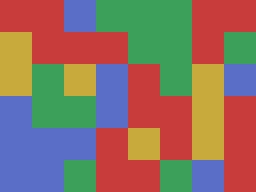

Tiled map render using the project's own tile images. Description and the whole map definition, tile-layer contents included, below:
An orthogonal 8x6 tile map with 32x32 px tiles, 1 tile layer (Ground).

<map version="1.10" tiledversion="1.11.0" orientation="orthogonal" renderorder="right-down" width="8" height="6" tilewidth="32" tileheight="32" infinite="0" nextlayerid="2" nextobjectid="1">
 <tileset firstgid="1" source="placeholder.tsx" />
 <layer id="1" name="Ground" width="8" height="6">
  <data encoding="csv">
1,1,3,2,2,2,1,1,
4,1,1,1,2,2,1,2,
4,2,4,3,1,2,4,3,
3,2,2,3,1,1,4,1,
3,3,3,1,4,1,4,1,
3,3,2,1,1,2,3,1
</data>
 </layer>
</map>
